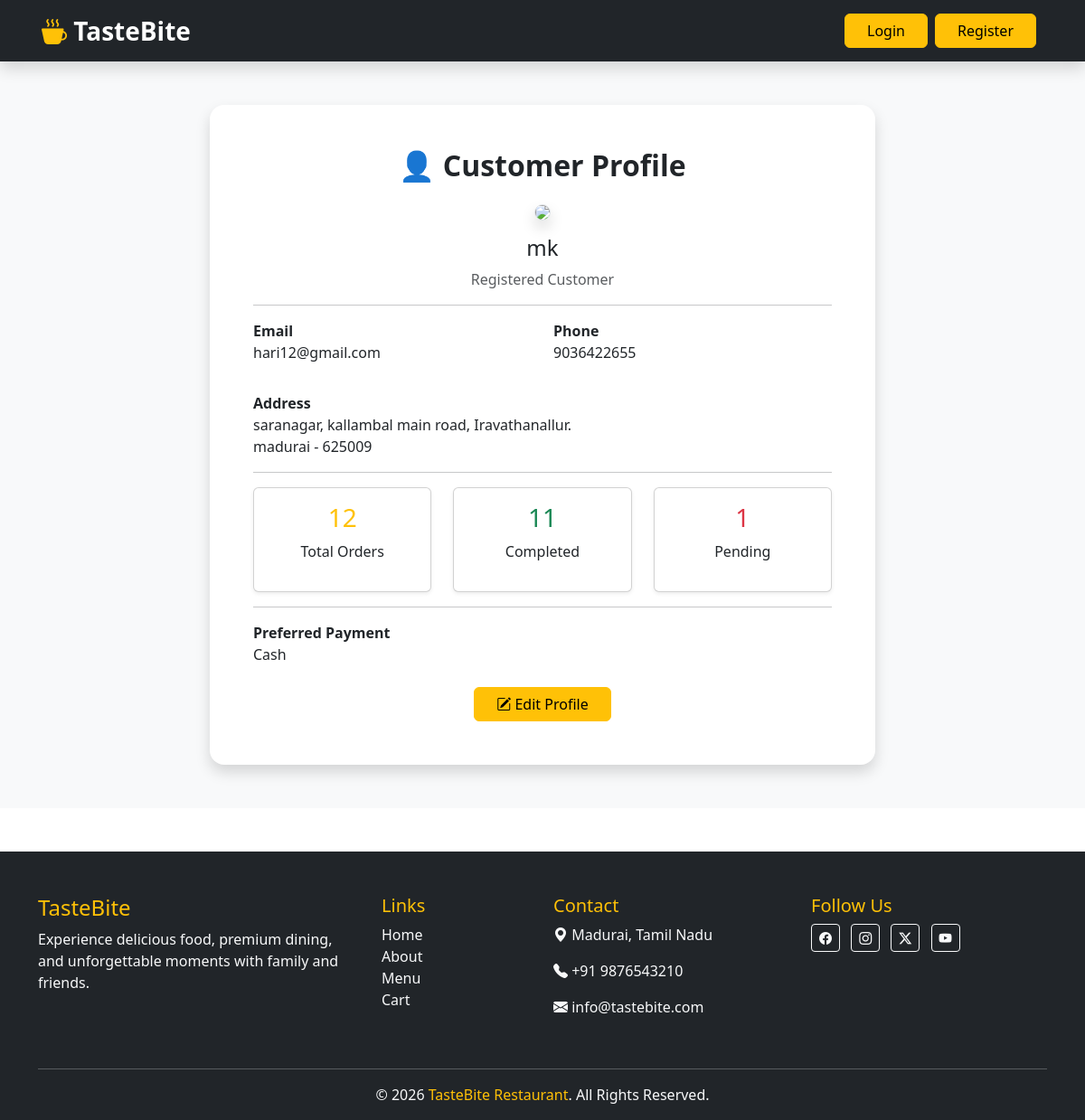
/profile/, run on the app's committed database.
### restapp/models.py (models this page shows, shortened)
class CustomerDetails(models.Model):
    full_name = models.CharField(max_length=100)
    phone = models.CharField(max_length=15)
    email = models.EmailField()
    address = models.TextField()
    city = models.CharField(max_length=50)
    pincode = models.CharField(max_length=10)
    special_instruction = models.TextField(blank=True)
    PAYMENT_CHOICES = [
        ("Cash", "Cash on Delivery"),
        ("UPI", "UPI"),
        ("Card", "Card"),
    ]
    payment_method = models.CharField(
        max_length=20,
        choices=PAYMENT_CHOICES
    )
    DELIVERY_CHOICES = [
        ("Dine In", "Dine In"),
        ("Take Away", "Take Away"),
        ("Home Delivery", "Home Delivery"),
    ]
    delivery_type = models.CharField(
        max_length=30,
        choices=DELIVERY_CHOICES
    )
    created_at = models.DateTimeField(auto_now_add=True)

### restapp/views.py (the view)
# urls.py: path("profile/", views.customer_profile, name="customer_profile"),
def customer_profile(request):
    customer = CustomerDetails.objects.last()
    total_orders = Order.objects.count()
    completed_orders = Order.objects.filter(status="Bill Generated").count()
    pending_orders = Order.objects.exclude(status="Bill Generated").count()
    context = {
        "customer": customer,
        "total_orders": total_orders,
        "completed_orders": completed_orders,
        "pending_orders": pending_orders,
    }
    return render(request, "customer_profile.html", context)

### restapp/templates/customer_profile.html
{% extends 'base.html' %} {% block content %}
<section class="py-5 bg-light">
  <div class="container">
    <div class="row justify-content-center">
      <div class="col-lg-8">
        <div class="card shadow border-0 rounded-4">
          <div class="card-body p-5">
            <h2 class="text-center fw-bold mb-4">👤 Customer Profile</h2>
            <div class="text-center">
              <img
                src="https://cdn-icons-png.flaticon.com/512/3135/3135715.png"
                width="120"
                class="rounded-circle border shadow mb-3"/>
              <h4>{{ customer.full_name }}</h4>
              <p class="text-muted">Registered Customer</p>
            </div>
            <hr />
            <div class="row">
              <div class="col-md-6 mb-3">
                <label class="fw-bold">Email</label>
                <p>{{ customer.email }}</p>
              </div>
              <div class="col-md-6 mb-3">
                <label class="fw-bold">Phone</label>
                <p>{{ customer.phone }}</p>
              </div>
            </div>
            <div class="mb-3">
              <label class="fw-bold"> Address </label>
              <p>
                {{ customer.address }}
                <br />
                {{ customer.city }} - {{ customer.pincode }}
              </p>
            </div>
            <hr />
            <div class="row text-center">
              <div class="col-md-4">
                <div class="card shadow-sm">
                  <div class="card-body">
                    <h3 class="text-warning">{{ total_orders }}</h3>
                    <p>Total Orders</p>
                  </div>
                </div>
              </div>
              <div class="col-md-4">
                <div class="card shadow-sm">
                  <div class="card-body">
                    <h3 class="text-success">{{ completed_orders }}</h3>
                    <p>Completed</p>
                  </div>
                </div>
              </div>
              <div class="col-md-4">
                <div class="card shadow-sm">
                  <div class="card-body">
                    <h3 class="text-danger">{{ pending_orders }}</h3>
                    <p>Pending</p>
                  </div>
                </div>
              </div>
            </div>
            <hr />
            <div class="mb-3">
              <label class="fw-bold"> Preferred Payment </label>
              <p>{{ customer.payment_method }}</p>
            </div>
            <div class="text-center mt-4">
              <a href="#" class="btn btn-warning px-4">
                <i class="bi bi-pencil-square"></i>
                Edit Profile
              </a>
            </div>
          </div>
        </div>
      </div>
    </div>
  </div>
</section>
{% endblock %}

### data on the page
CustomerDetails: full_name "mk", email "hari12@gmail.com", phone "9036422655", address "saranagar, kallambal main road, Iravathanallur.", city "madurai", pincode "625009", payment_method "Cash"

### other printed values
{{ total_orders }} "12"
{{ completed_orders }} "11"
{{ pending_orders }} "1"
